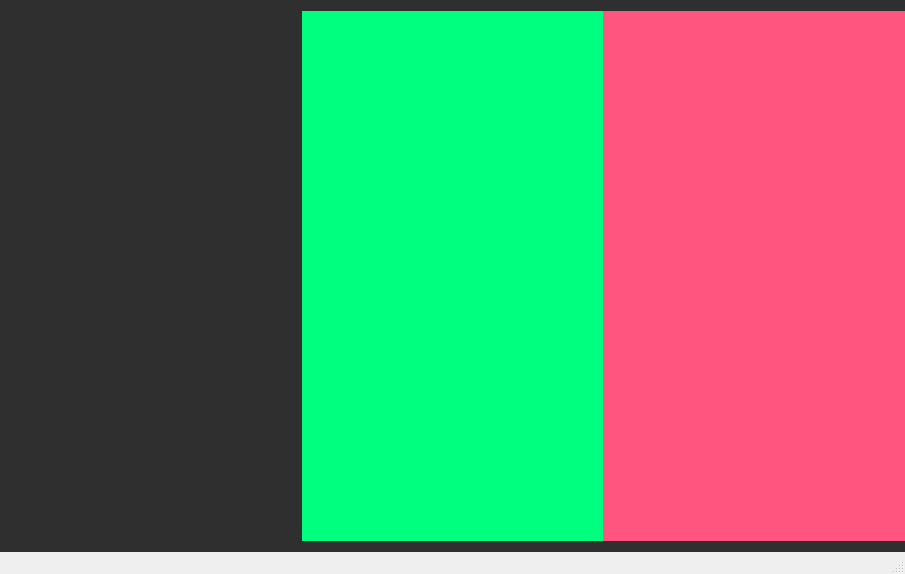
<?xml version="1.0" encoding="UTF-8"?>
<ui version="4.0">
 <class>KSvgEditorClass</class>
 <widget class="QMainWindow" name="KSvgEditorClass">
  <property name="geometry">
   <rect>
    <x>0</x>
    <y>0</y>
    <width>905</width>
    <height>574</height>
   </rect>
  </property>
  <property name="minimumSize">
   <size>
    <width>800</width>
    <height>500</height>
   </size>
  </property>
  <property name="windowTitle">
   <string>KSvgEditor</string>
  </property>
  <property name="styleSheet">
   <string notr="true"/>
  </property>
  <widget class="QWidget" name="centralWidget">
   <property name="styleSheet">
    <string notr="true">background-color: rgb(47, 47, 47);</string>
   </property>
   <layout class="QHBoxLayout" name="horizontalLayout">
    <property name="spacing">
     <number>0</number>
    </property>
    <property name="leftMargin">
     <number>0</number>
    </property>
    <property name="rightMargin">
     <number>0</number>
    </property>
    <item>
     <widget class="QWidget" name="toolBar" native="true">
      <property name="maximumSize">
       <size>
        <width>16777215</width>
        <height>16777215</height>
       </size>
      </property>
      <property name="styleSheet">
       <string notr="true">background-color: rgb(47, 47, 47);</string>
      </property>
     </widget>
    </item>
    <item>
     <widget class="QWidget" name="editPage" native="true">
      <property name="styleSheet">
       <string notr="true">background-color: rgb(0, 255, 127);</string>
      </property>
     </widget>
    </item>
    <item>
     <widget class="QWidget" name="paramBar" native="true">
      <property name="styleSheet">
       <string notr="true">background-color:  rgb(255, 85, 127);</string>
      </property>
     </widget>
    </item>
   </layout>
  </widget>
  <widget class="QStatusBar" name="statusBar"/>
  <widget class="QMenuBar" name="menuBar">
   <property name="geometry">
    <rect>
     <x>0</x>
     <y>0</y>
     <width>905</width>
     <height>23</height>
    </rect>
   </property>
  </widget>
 </widget>
 <layoutdefault spacing="6" margin="11"/>
 <resources>
  <include location="ksvgeditor.qrc"/>
 </resources>
 <connections/>
</ui>
